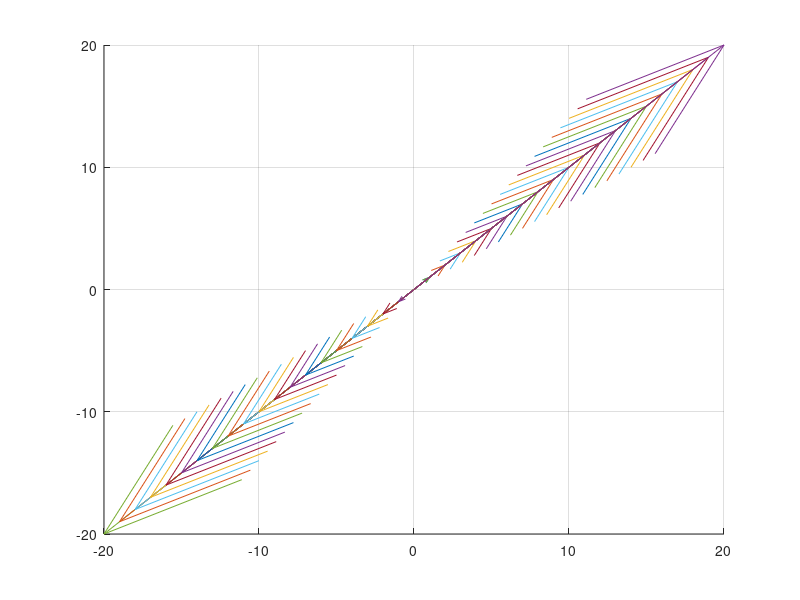

MATLAB code to generate this figure:
hold on
grid on

combinations = 20
v = [1;1]
quiver(0,0,v(1),v(2),0)

for i=-combinations:combinations
    iv = i*v;
    r1 = iv(1);
    r2 = iv(2);
    quiver(0,0,r1,r2,0)

end
